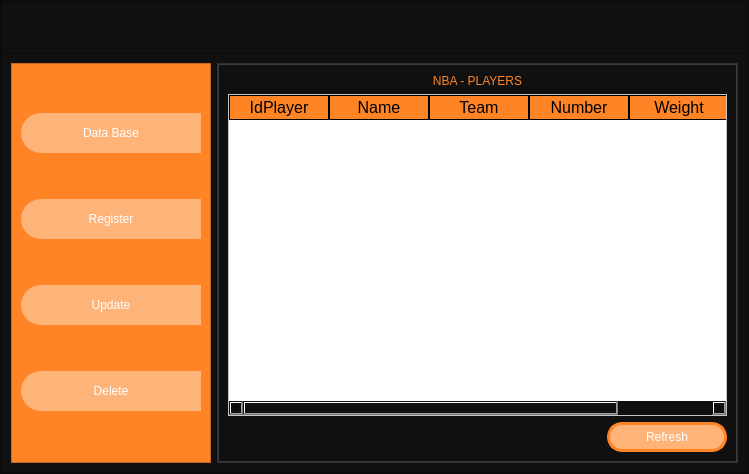
<?xml version="1.0" encoding="UTF-8"?>
<ui version="4.0">
 <class>MainWindow</class>
 <widget class="QMainWindow" name="MainWindow">
  <property name="geometry">
   <rect>
    <x>0</x>
    <y>0</y>
    <width>749</width>
    <height>474</height>
   </rect>
  </property>
  <property name="windowTitle">
   <string>MainWindow</string>
  </property>
  <widget class="QWidget" name="centralwidget">
   <layout class="QVBoxLayout" name="verticalLayout">
    <property name="spacing">
     <number>0</number>
    </property>
    <property name="leftMargin">
     <number>0</number>
    </property>
    <property name="topMargin">
     <number>0</number>
    </property>
    <property name="rightMargin">
     <number>0</number>
    </property>
    <property name="bottomMargin">
     <number>0</number>
    </property>
    <item>
     <widget class="QFrame" name="frame">
      <property name="styleSheet">
       <string notr="true">background-color: rgb(16, 16, 16);</string>
      </property>
      <property name="frameShape">
       <enum>QFrame::StyledPanel</enum>
      </property>
      <property name="frameShadow">
       <enum>QFrame::Raised</enum>
      </property>
      <layout class="QVBoxLayout" name="verticalLayout_2" stretch="1,8">
       <property name="spacing">
        <number>0</number>
       </property>
       <property name="leftMargin">
        <number>0</number>
       </property>
       <property name="topMargin">
        <number>0</number>
       </property>
       <property name="rightMargin">
        <number>0</number>
       </property>
       <property name="bottomMargin">
        <number>0</number>
       </property>
       <item>
        <widget class="QFrame" name="frame_superior">
         <property name="minimumSize">
          <size>
           <width>0</width>
           <height>42</height>
          </size>
         </property>
         <property name="styleSheet">
          <string notr="true">QFrame{
	backgroung-color: rgb(0,0,0);
}

QPushButton{
	background-color: #000000ff;
	border-radius: 20px;
}

QPushButton:hover{
	background-color: rgb(61,61,61);
	border-radius: 20px;
}</string>
         </property>
         <property name="frameShape">
          <enum>QFrame::StyledPanel</enum>
         </property>
         <property name="frameShadow">
          <enum>QFrame::Raised</enum>
         </property>
         <layout class="QHBoxLayout" name="horizontalLayout">
          <item>
           <widget class="QPushButton" name="button_menu">
            <property name="minimumSize">
             <size>
              <width>200</width>
              <height>0</height>
             </size>
            </property>
            <property name="text">
             <string/>
            </property>
            <property name="icon">
             <iconset>
              <normaloff>images/menu.svg</normaloff>images/menu.svg</iconset>
            </property>
            <property name="iconSize">
             <size>
              <width>38</width>
              <height>38</height>
             </size>
            </property>
           </widget>
          </item>
          <item>
           <spacer name="horizontalSpacer">
            <property name="orientation">
             <enum>Qt::Horizontal</enum>
            </property>
            <property name="sizeHint" stdset="0">
             <size>
              <width>256</width>
              <height>20</height>
             </size>
            </property>
           </spacer>
          </item>
          <item>
           <widget class="QPushButton" name="button_restore">
            <property name="enabled">
             <bool>true</bool>
            </property>
            <property name="minimumSize">
             <size>
              <width>40</width>
              <height>40</height>
             </size>
            </property>
            <property name="styleSheet">
             <string notr="true"/>
            </property>
            <property name="text">
             <string/>
            </property>
            <property name="icon">
             <iconset>
              <normaloff>images/menos.svg</normaloff>images/menos.svg</iconset>
            </property>
            <property name="iconSize">
             <size>
              <width>38</width>
              <height>38</height>
             </size>
            </property>
           </widget>
          </item>
          <item>
           <widget class="QPushButton" name="button_minimize">
            <property name="enabled">
             <bool>true</bool>
            </property>
            <property name="minimumSize">
             <size>
              <width>40</width>
              <height>40</height>
             </size>
            </property>
            <property name="styleSheet">
             <string notr="true"/>
            </property>
            <property name="text">
             <string/>
            </property>
            <property name="icon">
             <iconset>
              <normaloff>images/minimize.svg</normaloff>images/minimize.svg</iconset>
            </property>
            <property name="iconSize">
             <size>
              <width>38</width>
              <height>38</height>
             </size>
            </property>
           </widget>
          </item>
          <item>
           <widget class="QPushButton" name="button_maximize">
            <property name="enabled">
             <bool>true</bool>
            </property>
            <property name="minimumSize">
             <size>
              <width>40</width>
              <height>40</height>
             </size>
            </property>
            <property name="styleSheet">
             <string notr="true"/>
            </property>
            <property name="text">
             <string/>
            </property>
            <property name="icon">
             <iconset>
              <normaloff>images/openfull.svg</normaloff>images/openfull.svg</iconset>
            </property>
            <property name="iconSize">
             <size>
              <width>38</width>
              <height>38</height>
             </size>
            </property>
           </widget>
          </item>
          <item>
           <widget class="QPushButton" name="button_close">
            <property name="enabled">
             <bool>true</bool>
            </property>
            <property name="minimumSize">
             <size>
              <width>40</width>
              <height>40</height>
             </size>
            </property>
            <property name="styleSheet">
             <string notr="true"/>
            </property>
            <property name="text">
             <string/>
            </property>
            <property name="icon">
             <iconset>
              <normaloff>images/close.svg</normaloff>images/close.svg</iconset>
            </property>
            <property name="iconSize">
             <size>
              <width>38</width>
              <height>38</height>
             </size>
            </property>
           </widget>
          </item>
         </layout>
        </widget>
       </item>
       <item>
        <widget class="QFrame" name="frame_contenido">
         <property name="frameShape">
          <enum>QFrame::StyledPanel</enum>
         </property>
         <property name="frameShadow">
          <enum>QFrame::Raised</enum>
         </property>
         <property name="midLineWidth">
          <number>0</number>
         </property>
         <layout class="QHBoxLayout" name="horizontalLayout_2">
          <item>
           <widget class="QFrame" name="frame_menu">
            <property name="minimumSize">
             <size>
              <width>200</width>
              <height>0</height>
             </size>
            </property>
            <property name="maximumSize">
             <size>
              <width>0</width>
              <height>16777215</height>
             </size>
            </property>
            <property name="styleSheet">
             <string notr="true">QFrame{
	background-color: rgb(254, 132, 37);
}

QPushButton{
	background-color:  rgb(254, 179, 121);
	border-top-left-radius: 20px;
	border-bottom-left-radius: 20px;
	color: rgb(255,255,255);
	font: 77 10pt &quot;Arial Black&quot;;
}

QPushButton:hover{
	background-color: white;
	border-top-left-radious: 20px;
	border-bottom-left-radious: 20px;
	color: rgb(0,0,0);
	font: 77 10pt &quot;Arial Black&quot;;
}</string>
            </property>
            <property name="frameShape">
             <enum>QFrame::StyledPanel</enum>
            </property>
            <property name="frameShadow">
             <enum>QFrame::Raised</enum>
            </property>
            <layout class="QVBoxLayout" name="verticalLayout_3">
             <item>
              <widget class="QPushButton" name="button_db">
               <property name="minimumSize">
                <size>
                 <width>0</width>
                 <height>40</height>
                </size>
               </property>
               <property name="text">
                <string>Data Base</string>
               </property>
               <property name="icon">
                <iconset>
                 <normaloff>images/database.svg</normaloff>images/database.svg</iconset>
               </property>
               <property name="iconSize">
                <size>
                 <width>35</width>
                 <height>35</height>
                </size>
               </property>
              </widget>
             </item>
             <item>
              <widget class="QPushButton" name="button_register">
               <property name="minimumSize">
                <size>
                 <width>0</width>
                 <height>40</height>
                </size>
               </property>
               <property name="text">
                <string>Register</string>
               </property>
               <property name="icon">
                <iconset>
                 <normaloff>images/register.svg</normaloff>images/register.svg</iconset>
               </property>
               <property name="iconSize">
                <size>
                 <width>35</width>
                 <height>35</height>
                </size>
               </property>
              </widget>
             </item>
             <item>
              <widget class="QPushButton" name="button_update">
               <property name="minimumSize">
                <size>
                 <width>0</width>
                 <height>40</height>
                </size>
               </property>
               <property name="text">
                <string>Update</string>
               </property>
               <property name="icon">
                <iconset>
                 <normaloff>images/edit.svg</normaloff>images/edit.svg</iconset>
               </property>
               <property name="iconSize">
                <size>
                 <width>35</width>
                 <height>35</height>
                </size>
               </property>
              </widget>
             </item>
             <item>
              <widget class="QPushButton" name="button_delete">
               <property name="minimumSize">
                <size>
                 <width>0</width>
                 <height>40</height>
                </size>
               </property>
               <property name="text">
                <string>Delete</string>
               </property>
               <property name="icon">
                <iconset>
                 <normaloff>images/delete.svg</normaloff>images/delete.svg</iconset>
               </property>
               <property name="iconSize">
                <size>
                 <width>35</width>
                 <height>35</height>
                </size>
               </property>
              </widget>
             </item>
            </layout>
           </widget>
          </item>
          <item>
           <widget class="QFrame" name="frame_pages">
            <property name="styleSheet">
             <string notr="true">QFrame{
	background-color: rgb(61, 61, 61);
}

QLabel{
	font: 87 12pt &quot;Arial Black&quot;;
	background-color: #000000ff;
	color: rgb(254, 132, 37);
	border: 0px solid #14C8DC;
}

QLineEdit{
	border: 0px;
	color: rgb(255,255,255);
	border-bottom: 2px solid rgb(61,61,61);
	font: 75 12pt &quot;Times New Roman&quot;;
}

QPushButton{
	background-color:  rgb(254, 179, 121);
	border: 3px solid;
	border-radius: 15px;
	color: rgb(255,255,255);
	font: 77 10pt &quot;Arial Black&quot;;
	border-color:  rgb(254, 132, 37);
}

QPushButton:hover{
	background-color:  white;
	border-radius: 15px; 
	color: rgb(0,0,0);
	font: 77 10pt &quot;Arial Black&quot;;
}

QTableWidget{
	background-color: rgb(255,255,255);
	color: rgb(0,0,0);
	gridline-color:  rgb(254, 132, 37);
	font-size: 12pt;
	color: #000000;
}

QHeaderView::section{
	background-color:  rgb(254, 132, 37);
	border: 1px solid rgb(0,0,0);
	font-size: 12pt;
}

QTableWidget QTableCornerButton::section{
	background-color: rgb(0,0,0);
	border: 1px solid  rgb(254, 132, 37);
}
</string>
            </property>
            <property name="frameShape">
             <enum>QFrame::StyledPanel</enum>
            </property>
            <property name="frameShadow">
             <enum>QFrame::Raised</enum>
            </property>
            <layout class="QVBoxLayout" name="verticalLayout_4">
             <property name="spacing">
              <number>0</number>
             </property>
             <property name="leftMargin">
              <number>1</number>
             </property>
             <property name="topMargin">
              <number>1</number>
             </property>
             <property name="rightMargin">
              <number>1</number>
             </property>
             <property name="bottomMargin">
              <number>1</number>
             </property>
             <item>
              <widget class="QStackedWidget" name="stackedWidget">
               <widget class="QWidget" name="page_data">
                <layout class="QVBoxLayout" name="verticalLayout_5">
                 <item>
                  <widget class="QLabel" name="label">
                   <property name="text">
                    <string>NBA - PLAYERS</string>
                   </property>
                   <property name="alignment">
                    <set>Qt::AlignCenter</set>
                   </property>
                  </widget>
                 </item>
                 <item>
                  <widget class="QTableWidget" name="table_database">
                   <column>
                    <property name="text">
                     <string>IdPlayer</string>
                    </property>
                   </column>
                   <column>
                    <property name="text">
                     <string>Name</string>
                    </property>
                   </column>
                   <column>
                    <property name="text">
                     <string>Team</string>
                    </property>
                   </column>
                   <column>
                    <property name="text">
                     <string>Number</string>
                    </property>
                   </column>
                   <column>
                    <property name="text">
                     <string>Weight</string>
                    </property>
                   </column>
                  </widget>
                 </item>
                 <item>
                  <layout class="QHBoxLayout" name="horizontalLayout_3">
                   <item>
                    <spacer name="horizontalSpacer_2">
                     <property name="orientation">
                      <enum>Qt::Horizontal</enum>
                     </property>
                     <property name="sizeHint" stdset="0">
                      <size>
                       <width>40</width>
                       <height>20</height>
                      </size>
                     </property>
                    </spacer>
                   </item>
                   <item>
                    <widget class="QPushButton" name="button_refresh_db">
                     <property name="minimumSize">
                      <size>
                       <width>120</width>
                       <height>30</height>
                      </size>
                     </property>
                     <property name="text">
                      <string>Refresh</string>
                     </property>
                     <property name="icon">
                      <iconset>
                       <normaloff>images/refresh.svg</normaloff>images/refresh.svg</iconset>
                     </property>
                     <property name="iconSize">
                      <size>
                       <width>35</width>
                       <height>35</height>
                      </size>
                     </property>
                    </widget>
                   </item>
                  </layout>
                 </item>
                </layout>
               </widget>
               <widget class="QWidget" name="page_register">
                <layout class="QVBoxLayout" name="verticalLayout_8">
                 <item>
                  <widget class="QLabel" name="label_7">
                   <property name="text">
                    <string>REGISTER PLAYER</string>
                   </property>
                   <property name="alignment">
                    <set>Qt::AlignCenter</set>
                   </property>
                  </widget>
                 </item>
                 <item>
                  <spacer name="verticalSpacer_2">
                   <property name="orientation">
                    <enum>Qt::Vertical</enum>
                   </property>
                   <property name="sizeHint" stdset="0">
                    <size>
                     <width>20</width>
                     <height>40</height>
                    </size>
                   </property>
                  </spacer>
                 </item>
                 <item>
                  <layout class="QHBoxLayout" name="horizontalLayout_4">
                   <item>
                    <layout class="QVBoxLayout" name="verticalLayout_6">
                     <property name="spacing">
                      <number>30</number>
                     </property>
                     <item>
                      <widget class="QLabel" name="label_2">
                       <property name="text">
                        <string>Id</string>
                       </property>
                      </widget>
                     </item>
                     <item>
                      <widget class="QLabel" name="label_3">
                       <property name="text">
                        <string>Name</string>
                       </property>
                      </widget>
                     </item>
                     <item>
                      <widget class="QLabel" name="label_4">
                       <property name="text">
                        <string>Team</string>
                       </property>
                      </widget>
                     </item>
                     <item>
                      <widget class="QLabel" name="label_5">
                       <property name="text">
                        <string>Number</string>
                       </property>
                      </widget>
                     </item>
                     <item>
                      <widget class="QLabel" name="label_6">
                       <property name="text">
                        <string>Weight</string>
                       </property>
                      </widget>
                     </item>
                    </layout>
                   </item>
                   <item>
                    <layout class="QVBoxLayout" name="verticalLayout_7">
                     <property name="spacing">
                      <number>30</number>
                     </property>
                     <item>
                      <widget class="QLineEdit" name="register_id"/>
                     </item>
                     <item>
                      <widget class="QLineEdit" name="register_name"/>
                     </item>
                     <item>
                      <widget class="QLineEdit" name="register_team"/>
                     </item>
                     <item>
                      <widget class="QLineEdit" name="register_number"/>
                     </item>
                     <item>
                      <widget class="QLineEdit" name="register_weight"/>
                     </item>
                    </layout>
                   </item>
                   <item>
                    <spacer name="horizontalSpacer_4">
                     <property name="orientation">
                      <enum>Qt::Horizontal</enum>
                     </property>
                     <property name="sizeHint" stdset="0">
                      <size>
                       <width>40</width>
                       <height>20</height>
                      </size>
                     </property>
                    </spacer>
                   </item>
                  </layout>
                 </item>
                 <item>
                  <spacer name="verticalSpacer">
                   <property name="orientation">
                    <enum>Qt::Vertical</enum>
                   </property>
                   <property name="sizeHint" stdset="0">
                    <size>
                     <width>20</width>
                     <height>40</height>
                    </size>
                   </property>
                  </spacer>
                 </item>
                 <item>
                  <layout class="QHBoxLayout" name="horizontalLayout_5">
                   <property name="spacing">
                    <number>6</number>
                   </property>
                   <item>
                    <widget class="QLabel" name="signal_register">
                     <property name="minimumSize">
                      <size>
                       <width>200</width>
                       <height>30</height>
                      </size>
                     </property>
                     <property name="text">
                      <string/>
                     </property>
                     <property name="alignment">
                      <set>Qt::AlignCenter</set>
                     </property>
                    </widget>
                   </item>
                   <item>
                    <spacer name="horizontalSpacer_3">
                     <property name="orientation">
                      <enum>Qt::Horizontal</enum>
                     </property>
                     <property name="sizeHint" stdset="0">
                      <size>
                       <width>40</width>
                       <height>20</height>
                      </size>
                     </property>
                    </spacer>
                   </item>
                   <item>
                    <widget class="QPushButton" name="button_refresh_register">
                     <property name="minimumSize">
                      <size>
                       <width>120</width>
                       <height>40</height>
                      </size>
                     </property>
                     <property name="text">
                      <string>Register</string>
                     </property>
                     <property name="iconSize">
                      <size>
                       <width>35</width>
                       <height>35</height>
                      </size>
                     </property>
                    </widget>
                   </item>
                  </layout>
                 </item>
                </layout>
               </widget>
               <widget class="QWidget" name="page_update">
                <layout class="QVBoxLayout" name="verticalLayout_11">
                 <item>
                  <widget class="QLabel" name="label_9">
                   <property name="text">
                    <string>UPDATE PLAYER</string>
                   </property>
                   <property name="alignment">
                    <set>Qt::AlignCenter</set>
                   </property>
                  </widget>
                 </item>
                 <item>
                  <layout class="QHBoxLayout" name="horizontalLayout_8">
                   <item>
                    <widget class="QLabel" name="label_10">
                     <property name="text">
                      <string>Name:</string>
                     </property>
                    </widget>
                   </item>
                   <item>
                    <widget class="QLineEdit" name="input_update"/>
                   </item>
                   <item>
                    <widget class="QPushButton" name="button_search_update">
                     <property name="minimumSize">
                      <size>
                       <width>120</width>
                       <height>30</height>
                      </size>
                     </property>
                     <property name="text">
                      <string>Search</string>
                     </property>
                    </widget>
                   </item>
                  </layout>
                 </item>
                 <item>
                  <spacer name="verticalSpacer_3">
                   <property name="orientation">
                    <enum>Qt::Vertical</enum>
                   </property>
                   <property name="sizeHint" stdset="0">
                    <size>
                     <width>20</width>
                     <height>40</height>
                    </size>
                   </property>
                  </spacer>
                 </item>
                 <item>
                  <layout class="QHBoxLayout" name="horizontalLayout_6">
                   <item>
                    <layout class="QVBoxLayout" name="verticalLayout_10">
                     <property name="spacing">
                      <number>30</number>
                     </property>
                     <item>
                      <widget class="QLabel" name="label_14">
                       <property name="text">
                        <string>Id</string>
                       </property>
                      </widget>
                     </item>
                     <item>
                      <widget class="QLabel" name="label_16">
                       <property name="text">
                        <string>Name</string>
                       </property>
                      </widget>
                     </item>
                     <item>
                      <widget class="QLabel" name="label_15">
                       <property name="text">
                        <string>Team</string>
                       </property>
                      </widget>
                     </item>
                     <item>
                      <widget class="QLabel" name="label_13">
                       <property name="text">
                        <string>Number</string>
                       </property>
                      </widget>
                     </item>
                     <item>
                      <widget class="QLabel" name="label_12">
                       <property name="text">
                        <string>Weight</string>
                       </property>
                      </widget>
                     </item>
                    </layout>
                   </item>
                   <item>
                    <layout class="QVBoxLayout" name="verticalLayout_9">
                     <property name="spacing">
                      <number>30</number>
                     </property>
                     <item>
                      <widget class="QLineEdit" name="update_id"/>
                     </item>
                     <item>
                      <widget class="QLineEdit" name="update_name"/>
                     </item>
                     <item>
                      <widget class="QLineEdit" name="update_team"/>
                     </item>
                     <item>
                      <widget class="QLineEdit" name="update_number"/>
                     </item>
                     <item>
                      <widget class="QLineEdit" name="update_weight"/>
                     </item>
                    </layout>
                   </item>
                   <item>
                    <spacer name="horizontalSpacer_6">
                     <property name="orientation">
                      <enum>Qt::Horizontal</enum>
                     </property>
                     <property name="sizeHint" stdset="0">
                      <size>
                       <width>40</width>
                       <height>20</height>
                      </size>
                     </property>
                    </spacer>
                   </item>
                  </layout>
                 </item>
                 <item>
                  <spacer name="verticalSpacer_4">
                   <property name="orientation">
                    <enum>Qt::Vertical</enum>
                   </property>
                   <property name="sizeHint" stdset="0">
                    <size>
                     <width>20</width>
                     <height>40</height>
                    </size>
                   </property>
                  </spacer>
                 </item>
                 <item>
                  <layout class="QHBoxLayout" name="horizontalLayout_7">
                   <item>
                    <widget class="QLabel" name="signal_update">
                     <property name="minimumSize">
                      <size>
                       <width>200</width>
                       <height>30</height>
                      </size>
                     </property>
                     <property name="text">
                      <string/>
                     </property>
                    </widget>
                   </item>
                   <item>
                    <spacer name="horizontalSpacer_5">
                     <property name="orientation">
                      <enum>Qt::Horizontal</enum>
                     </property>
                     <property name="sizeHint" stdset="0">
                      <size>
                       <width>40</width>
                       <height>20</height>
                      </size>
                     </property>
                    </spacer>
                   </item>
                   <item>
                    <widget class="QPushButton" name="button_refresh_update">
                     <property name="enabled">
                      <bool>true</bool>
                     </property>
                     <property name="minimumSize">
                      <size>
                       <width>120</width>
                       <height>30</height>
                      </size>
                     </property>
                     <property name="text">
                      <string>Update</string>
                     </property>
                     <property name="icon">
                      <iconset>
                       <normaloff>images/refresh.svg</normaloff>images/refresh.svg</iconset>
                     </property>
                     <property name="iconSize">
                      <size>
                       <width>30</width>
                       <height>30</height>
                      </size>
                     </property>
                    </widget>
                   </item>
                  </layout>
                 </item>
                </layout>
               </widget>
               <widget class="QWidget" name="page_delete">
                <layout class="QVBoxLayout" name="verticalLayout_12">
                 <item>
                  <widget class="QLabel" name="label_17">
                   <property name="text">
                    <string>DELETE PLAYER</string>
                   </property>
                   <property name="alignment">
                    <set>Qt::AlignCenter</set>
                   </property>
                  </widget>
                 </item>
                 <item>
                  <layout class="QHBoxLayout" name="horizontalLayout_9">
                   <item>
                    <widget class="QLabel" name="label_18">
                     <property name="text">
                      <string>Name:</string>
                     </property>
                    </widget>
                   </item>
                   <item>
                    <widget class="QLineEdit" name="input_delete"/>
                   </item>
                   <item>
                    <widget class="QPushButton" name="button_search_delete">
                     <property name="minimumSize">
                      <size>
                       <width>120</width>
                       <height>30</height>
                      </size>
                     </property>
                     <property name="text">
                      <string>Search</string>
                     </property>
                    </widget>
                   </item>
                  </layout>
                 </item>
                 <item>
                  <widget class="QTableWidget" name="table_delete">
                   <column>
                    <property name="text">
                     <string>Id</string>
                    </property>
                   </column>
                   <column>
                    <property name="text">
                     <string>Name</string>
                    </property>
                   </column>
                   <column>
                    <property name="text">
                     <string>Team</string>
                    </property>
                   </column>
                   <column>
                    <property name="text">
                     <string>Number</string>
                    </property>
                   </column>
                   <column>
                    <property name="text">
                     <string>Weight</string>
                    </property>
                   </column>
                  </widget>
                 </item>
                 <item>
                  <layout class="QHBoxLayout" name="horizontalLayout_10">
                   <item>
                    <widget class="QLabel" name="signal_delete">
                     <property name="minimumSize">
                      <size>
                       <width>200</width>
                       <height>30</height>
                      </size>
                     </property>
                     <property name="text">
                      <string/>
                     </property>
                    </widget>
                   </item>
                   <item>
                    <spacer name="horizontalSpacer_7">
                     <property name="orientation">
                      <enum>Qt::Horizontal</enum>
                     </property>
                     <property name="sizeHint" stdset="0">
                      <size>
                       <width>40</width>
                       <height>20</height>
                      </size>
                     </property>
                    </spacer>
                   </item>
                   <item>
                    <widget class="QPushButton" name="button_delete_p">
                     <property name="minimumSize">
                      <size>
                       <width>120</width>
                       <height>30</height>
                      </size>
                     </property>
                     <property name="text">
                      <string>Delete</string>
                     </property>
                    </widget>
                   </item>
                  </layout>
                 </item>
                </layout>
               </widget>
               <widget class="QWidget" name="page_settings"/>
              </widget>
             </item>
            </layout>
           </widget>
          </item>
         </layout>
        </widget>
       </item>
      </layout>
     </widget>
    </item>
   </layout>
  </widget>
 </widget>
 <resources/>
 <connections/>
</ui>
